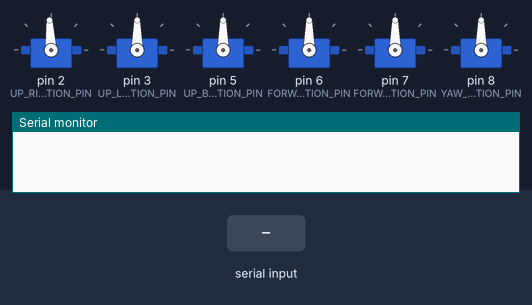
Recording of a sketch running on a simulated Arduino Uno, built with avr-gcc and run on an emulated ATmega328P. On the bench: 6 × servo, the last lines printed to the serial monitor. Inputs (shaded band) come from the test bench.

Above: at 3.2 s.
3.3 s: "90,45\n" received over Serial
At 4.4 s:
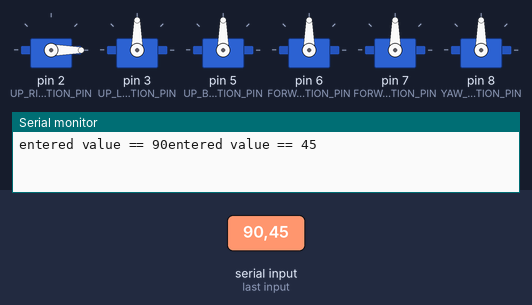
Timing chart, 0 to 6.3 s (numbered marks = the images above; inputs shaded):
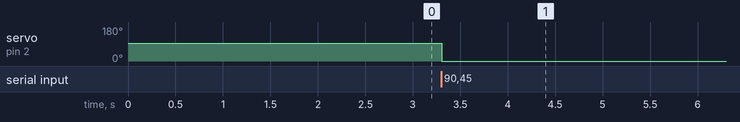

Measured:
- after the input at 3.3 s, servo on pin 2 (UP_RIGHT_MOTOR_CONNECTION_PIN): 93° → 0° at once

The sketch:

BrushlessMotorsController.ino
```cpp
#include "BrushlessMotorsController.h"

BrushlessMotorsController *motor;

void setup()
{
    Serial.begin(9600);

    motor = new BrushlessMotorsController();

    motor->changeSpeed(UP_RIGHT_MOTOR, 1500);
    delay(2000);


    // for (int i = 1550; i <= 2000; i++)
    // {
    //     motor->changeSpeed(UP_RIGHT_MOTOR, i);
    //     delay(1000);
    // }

    // for (int i = 1450; i <= 1150; i -= 50)
    // {
    //     motor->changeSpeed(UP_RIGHT_MOTOR, i);
    //     delay(1000);
    // }
}

void loop() {
    if (Serial.available() > 0) {
        long dc = Serial.parseInt();
        Serial.read();
        Serial.print("entered value == ");
        Serial.print(dc);
        motor->changeSpeed(UP_RIGHT_MOTOR, dc);
        delay(500);
    }
}
// {
//     for (int i = 1100; i <= 1900; i = i + 50)
//     {
//         motor->changeSpeed(UP_RIGHT_MOTOR, i);
//         delay(1000);
//     }

//     for (int i = 1900; i <= 1100; i -= 50)
//     {
//         motor->changeSpeed(UP_RIGHT_MOTOR, i);
//         delay(1000);
//     }
// }
```

BrushlessMotorsController.cpp
```cpp
#include <Arduino.h>
#include <Servo.h>
#include "BrushlessMotorsController.h"


BrushlessMotorsController::BrushlessMotorsController()
  {
    pinMode(UP_RIGHT_MOTOR_CONNECTION_PIN,OUTPUT);
    pinMode(UP_LEFT_MOTOR_CONNECTION_PIN,OUTPUT);
    pinMode(UP_BACK_MOTOR_CONNECTION_PIN,OUTPUT);
    pinMode(FORWARD_RIGHT_MOTOR_CONNECTION_PIN,OUTPUT);
    pinMode(FORWARD_LEFT_MOTOR_CONNECTION_PIN,OUTPUT);
    pinMode(YAW_MOTOR_CONNECTION_PIN,OUTPUT);
    this->upRightMotor.attach(UP_RIGHT_MOTOR_CONNECTION_PIN);
    this->upLeftMotor.attach(UP_LEFT_MOTOR_CONNECTION_PIN);
    this->upBackMotor.attach(UP_BACK_MOTOR_CONNECTION_PIN);
    this->forwardRightMotor.attach(FORWARD_RIGHT_MOTOR_CONNECTION_PIN);
    this->forwardLeftMotor.attach(FORWARD_LEFT_MOTOR_CONNECTION_PIN);
    this->yawMotor.attach(YAW_MOTOR_CONNECTION_PIN);

  }

  void BrushlessMotorsController::changeSpeed(MOTOR_NUMBER motor, int dutyCycle)
  {
    switch (motor)
    {
    case UP_RIGHT_MOTOR:
      upRightMotor.writeMicroseconds(dutyCycle);
      break;
    case UP_LEFT_MOTOR:
      upLeftMotor.writeMicroseconds(dutyCycle);
      break;
    case UP_BACK_MOTOR:
      upBackMotor.writeMicroseconds(dutyCycle);
      break;
    case FORWARD_RIGHT_MOTOR:
      forwardRightMotor.writeMicroseconds(dutyCycle);
      break;
    case FORWARD_LEFT_MOTOR:
      forwardLeftMotor.writeMicroseconds(dutyCycle);
      break;
    case YAW_MOTOR:
      yawMotor.writeMicroseconds(dutyCycle);

    }
  }
```

BrushlessMotorsController.h
```cpp
#pragma once
#include <Arduino.h>
#include <Servo.h>

enum BRUSHLESS_MOTOR_CONNECTION_PIN
{
  UP_RIGHT_MOTOR_CONNECTION_PIN = 2,
  UP_LEFT_MOTOR_CONNECTION_PIN = 3,
  UP_BACK_MOTOR_CONNECTION_PIN = 5,
  FORWARD_RIGHT_MOTOR_CONNECTION_PIN = 6,
  FORWARD_LEFT_MOTOR_CONNECTION_PIN = 7,
  YAW_MOTOR_CONNECTION_PIN = 8
  // pwm pin numbers : 2 3 5 6 7 8 9 11 12 13 44 45 46
};

enum MOTOR_NUMBER
{
  UP_RIGHT_MOTOR,
  UP_LEFT_MOTOR,
  UP_BACK_MOTOR,
  FORWARD_RIGHT_MOTOR,
  FORWARD_LEFT_MOTOR,
  YAW_MOTOR
};


class BrushlessMotorsController
{
private:
   Servo upRightMotor, upLeftMotor, upBackMotor, forwardRightMotor, forwardLeftMotor,yawMotor;
public:
  BrushlessMotorsController();
  void changeSpeed(MOTOR_NUMBER motor, int dutyCycle);
};
```
